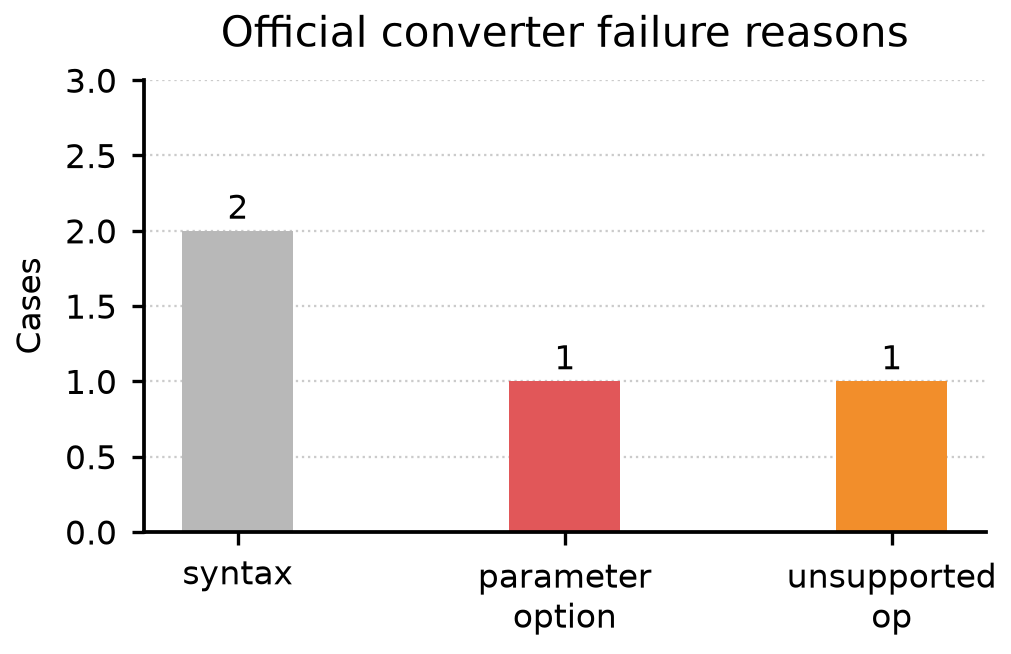

Write the Python code that produced this figure.
from __future__ import annotations

import csv
from pathlib import Path

import matplotlib.pyplot as plt

rows = list(csv.DictReader((Path(__file__).resolve().parent / "failures.csv").open()))
order = ["syntax", "parameter option", "unsupported op"]
counts = {row["kind"]: int(row["count"]) for row in rows}
labels = [item.replace(" ", "\n") for item in order if counts.get(item, 0)]
values = [counts[item] for item in order if counts.get(item, 0)]
colors = ["#B8B8B8", "#E15759", "#F28E2B"][: len(values)]

plt.rcParams.update({
    "font.family": "sans-serif",
    "font.sans-serif": ["DejaVu Sans", "Arial", "Helvetica"],
    "font.size": 9,
    "axes.titlesize": 10,
    "axes.titlepad": 8,
    "axes.labelsize": 9,
    "xtick.labelsize": 8,
    "ytick.labelsize": 8,
    "axes.linewidth": 0.9,
})
fig, ax = plt.subplots(figsize=(3.55, 2.35))
bars = ax.bar(labels, values, color=colors, width=0.34)
ax.set_ylabel("Cases", fontsize=8)
ax.set_title("Official converter failure reasons")
ax.set_ylim(0, max(values + [1]) + 1)
ax.spines[["top", "right"]].set_visible(False)
ax.grid(axis="y", linestyle=":", linewidth=0.55, alpha=0.65)
ax.set_axisbelow(True)
ax.tick_params(direction="out", length=3)
for bar, value in zip(bars, values):
    ax.text(bar.get_x() + bar.get_width() / 2, value + 0.08, str(value), ha="center", fontsize=8)
fig.tight_layout()
fig.savefig("plot.png", dpi=300, bbox_inches="tight", pad_inches=0.05)
